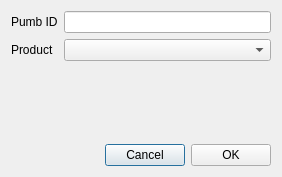
<?xml version="1.0" encoding="UTF-8"?>
<ui version="4.0">
 <class>Dialog</class>
 <widget class="QDialog" name="Dialog">
  <property name="geometry">
   <rect>
    <x>0</x>
    <y>0</y>
    <width>282</width>
    <height>177</height>
   </rect>
  </property>
  <property name="sizePolicy">
   <sizepolicy hsizetype="Fixed" vsizetype="Fixed">
    <horstretch>0</horstretch>
    <verstretch>0</verstretch>
   </sizepolicy>
  </property>
  <property name="minimumSize">
   <size>
    <width>282</width>
    <height>177</height>
   </size>
  </property>
  <property name="maximumSize">
   <size>
    <width>282</width>
    <height>177</height>
   </size>
  </property>
  <property name="windowTitle">
   <string>Dialog</string>
  </property>
  <layout class="QVBoxLayout" name="PumpDialogVLayout">
   <item>
    <layout class="QGridLayout" name="PumpDialogGLayout">
     <item row="0" column="0">
      <widget class="QLabel" name="PumbIDLabel">
       <property name="text">
        <string>Pumb ID</string>
       </property>
      </widget>
     </item>
     <item row="0" column="1">
      <widget class="QLineEdit" name="ProductIDLineEdit"/>
     </item>
     <item row="1" column="0">
      <widget class="QLabel" name="PumbProductLabel">
       <property name="text">
        <string>Product</string>
       </property>
      </widget>
     </item>
     <item row="1" column="1">
      <widget class="QComboBox" name="ProductComboBox"/>
     </item>
    </layout>
   </item>
   <item>
    <spacer name="PumpDialogVSpacer">
     <property name="orientation">
      <enum>Qt::Vertical</enum>
     </property>
     <property name="sizeHint" stdset="0">
      <size>
       <width>20</width>
       <height>40</height>
      </size>
     </property>
    </spacer>
   </item>
   <item>
    <layout class="QHBoxLayout" name="PumpDialogHLayout">
     <item>
      <spacer name="PumpDialogHSpacer">
       <property name="orientation">
        <enum>Qt::Horizontal</enum>
       </property>
       <property name="sizeHint" stdset="0">
        <size>
         <width>40</width>
         <height>20</height>
        </size>
       </property>
      </spacer>
     </item>
     <item>
      <widget class="QPushButton" name="CancelButton">
       <property name="styleSheet">
        <string notr="true"/>
       </property>
       <property name="text">
        <string>Cancel</string>
       </property>
      </widget>
     </item>
     <item>
      <widget class="QPushButton" name="OkButton">
       <property name="text">
        <string>OK</string>
       </property>
      </widget>
     </item>
    </layout>
   </item>
  </layout>
 </widget>
 <resources/>
 <connections/>
</ui>
